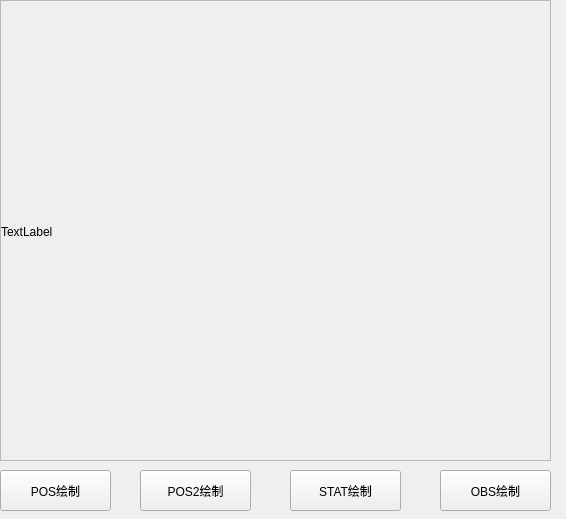
<?xml version="1.0" encoding="UTF-8"?>
<ui version="4.0">
 <class>Plot</class>
 <widget class="QWidget" name="Plot">
  <property name="geometry">
   <rect>
    <x>0</x>
    <y>0</y>
    <width>566</width>
    <height>519</height>
   </rect>
  </property>
  <property name="windowTitle">
   <string>Form</string>
  </property>
  <widget class="QPushButton" name="pos1">
   <property name="geometry">
    <rect>
     <x>0</x>
     <y>470</y>
     <width>111</width>
     <height>41</height>
    </rect>
   </property>
   <property name="text">
    <string>POS绘制</string>
   </property>
  </widget>
  <widget class="QPushButton" name="obs">
   <property name="geometry">
    <rect>
     <x>440</x>
     <y>470</y>
     <width>111</width>
     <height>41</height>
    </rect>
   </property>
   <property name="text">
    <string>OBS绘制</string>
   </property>
  </widget>
  <widget class="QPushButton" name="stat">
   <property name="geometry">
    <rect>
     <x>290</x>
     <y>470</y>
     <width>111</width>
     <height>41</height>
    </rect>
   </property>
   <property name="text">
    <string>STAT绘制</string>
   </property>
  </widget>
  <widget class="QPushButton" name="pos2">
   <property name="geometry">
    <rect>
     <x>140</x>
     <y>470</y>
     <width>111</width>
     <height>41</height>
    </rect>
   </property>
   <property name="text">
    <string>POS2绘制</string>
   </property>
  </widget>
  <widget class="QScrollArea" name="scrollArea">
   <property name="geometry">
    <rect>
     <x>0</x>
     <y>0</y>
     <width>551</width>
     <height>461</height>
    </rect>
   </property>
   <property name="widgetResizable">
    <bool>true</bool>
   </property>
   <widget class="QWidget" name="scrollAreaWidgetContents">
    <property name="geometry">
     <rect>
      <x>0</x>
      <y>0</y>
      <width>549</width>
      <height>459</height>
     </rect>
    </property>
    <widget class="QLabel" name="plotlabel">
     <property name="geometry">
      <rect>
       <x>0</x>
       <y>10</y>
       <width>541</width>
       <height>441</height>
      </rect>
     </property>
     <property name="text">
      <string>TextLabel</string>
     </property>
    </widget>
   </widget>
  </widget>
 </widget>
 <resources/>
 <connections/>
</ui>
